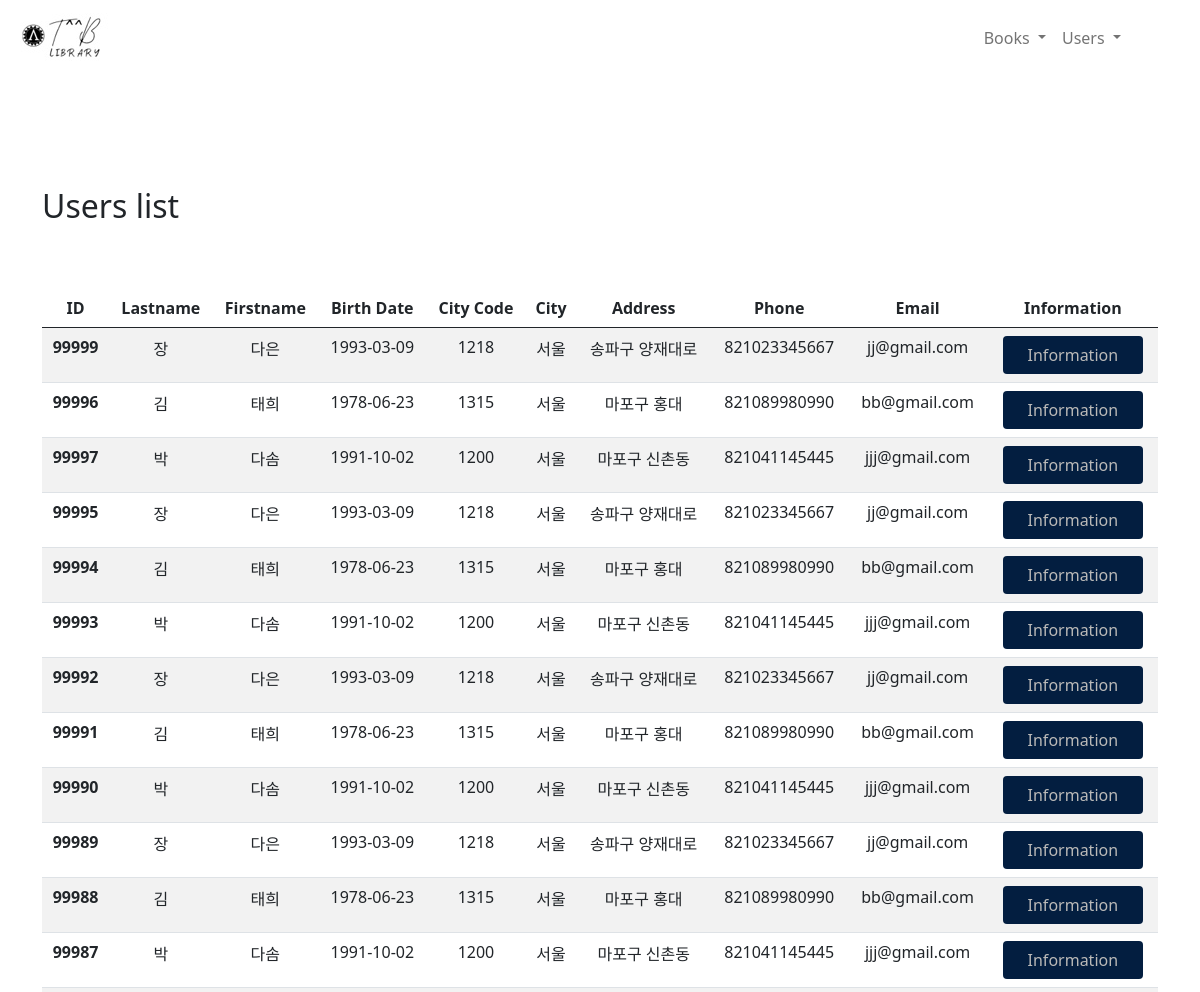
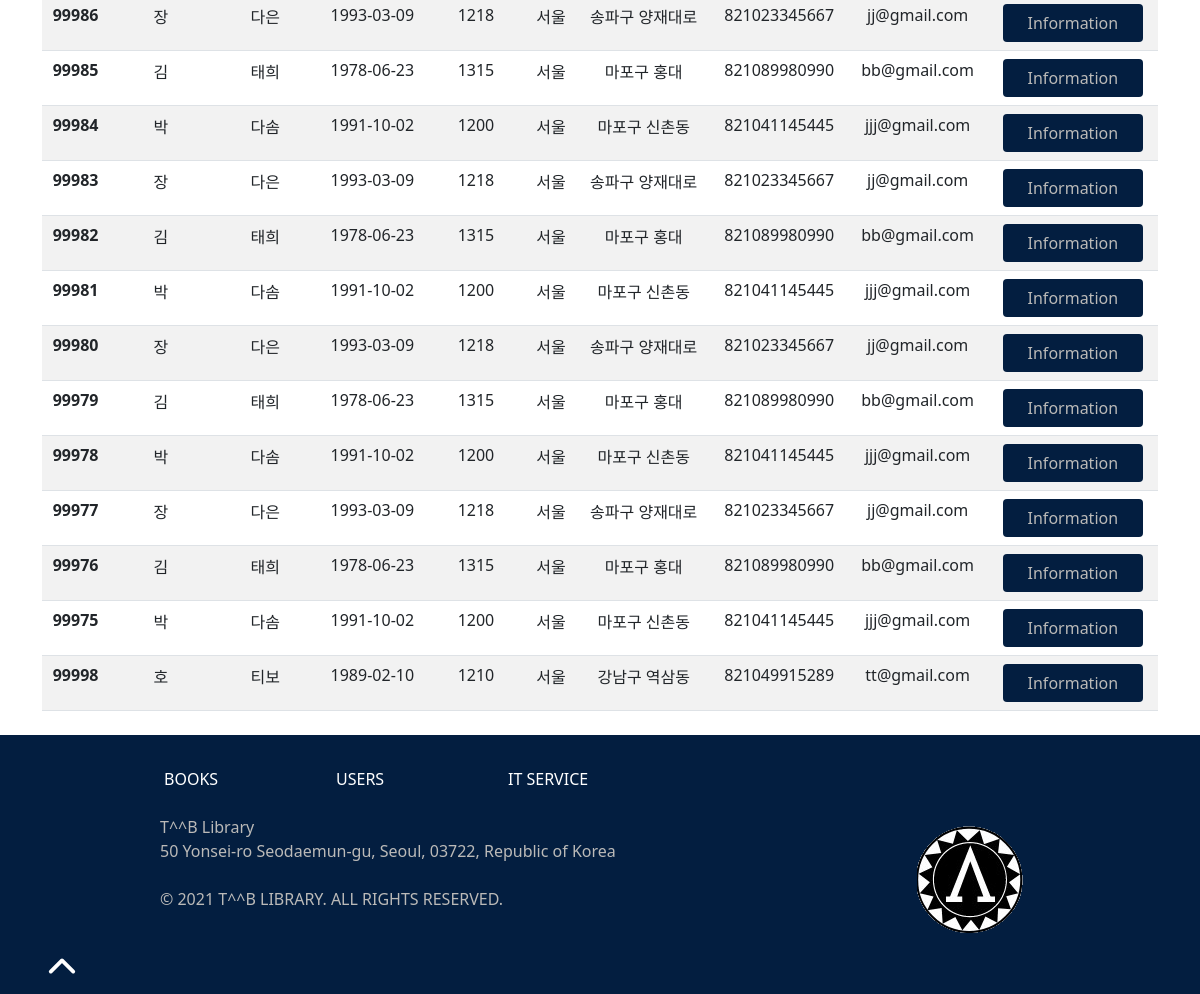
The page /users.php on the database its author committed (2 pictures, top to bottom).
### tables this page shows
CREATE TABLE User(
    id INT UNSIGNED NOT NULL AUTO_INCREMENT,
    lastname VARCHAR(20) NOT NULL,
    firstname VARCHAR(20) NOT NULL,
    birth_date DATE NOT NULL,
    city_code CHAR(5) NOT NULL,
    city VARCHAR(50) NOT NULL,
    adress VARCHAR(100) NOT NULL,
    phone VARCHAR(15) NOT NULL,
    email VARCHAR(50) NOT NULL,
    registration TIMESTAMP NOT NULL,
    library_number INT(5) NOT NULL,
    PRIMARY KEY (id)
);

### users.php (called while the page is built)
<?php
require_once "model/userManager.php";
require "model/entity/user.php";
$allUsers = new UserManager();
$users = $allUsers->getUsers();
require "view/usersView.php";
?>

### model/dataBase.php (called while the page is built)
<?php
abstract class DataBase
{
    static public function getDB() {
        try{
        $db = new PDO('mysql:host=localhost:8889;dbname=library_php', "root", "root");
        return $db;
      }catch (Exception $e) {
        echo "Error while connecting to the database: " . $e->getMessage() . "<br/>";
        exit($e->getMessage());
        }
    }
}
?>

### model/userManager.php (called while the page is built, shortened)
<?php
require_once "dataBase.php";
class userManager extends DataBase {
  private PDO $db;
  public function getUsers() {
    $query = $this->db->prepare(
      "SELECT *
      FROM User"
      );
    $query->execute();
    $users = $query -> fetchAll(PDO::FETCH_ASSOC);
      foreach ($users as $key => $user) {
        $users[$key] = new User($user);
      }
      return $users;
    }
  public function __construct() {
    $this->db = DataBase::getDB();
}
}

### model/entity/user.php (called while the page is built, shortened)
<?php
class User {
    protected string $lastname;
    protected string $firstname;
    protected string $birth_date;
    protected int $city_code;
    protected string $city;
    protected string $adress;
    protected int $phone;
    protected string $email;
    protected int $library_number;
    public function __construct(?array $data=null) {
        if($data) {
            foreach($data as $key => $value) {
                $setter = "set" . ucfirst($key);
            }
        }
    }
    public function setLastName(string $lastname){
        $this->lastname =$lastname;
    }
    public function getLastName(){
        return $this->lastname;
    }
    public function setFirstName(string $firstname){
        $this->firstname =$firstname;
    }
    public function getFirstName(){
        return $this->firstname;
    }
    public function setBirth_Date(string $birth_date){
        $this->birth_date =$birth_date;
    }
    public function getBirth_Date(){
        return $this->birth_date;
    }
    public function setCity_Code(int $city_code){
        $this->city_code =$city_code;
    }
    public function getCity_Code(){
        return $this->city_code;
    }
    public function setCity(string $city){
        $this->city =$city;
    }
    public function getCity(){
        return $this->city;
    }
    public function setAdress(string $adress){
        $this->adress =$adress;
    }
    public function getAdress(){
        return $this->adress;
    }
    public function setPhone(int $phone){
        $this->phone =$phone;
    }
    public function getPhone(){
        return $this->phone;
    }
    public function setEmail(string $email){
        $this->email =$email;
    }
    public function getEmail(){
        return $this->email;
    }
    public function setLibrary_Number(int $library_number){
        $this->library_number =$library_number;
    }
    public function getLibrary_Number(){
        return $this->library_number;
    }
}

### view/usersView.php (the view)
<?php
include "view/template/nav.php";
include "view/template/header.php";
?>
<div class="mainpage">
<h2>Users list</h2>
<div class="mx-auto">
        <table class="table table-striped text-center">
          <thead>
            <tr>
                <th scope="col">ID</th>
                <th scope="col">Lastname</th>
                <th scope="col">Firstname</th>
                <th scope="col">Birth Date</th>
                <th scope="col">City Code</th>
                <th scope="col">City</th>
                <th scope="col">Address</th>
                <th scope="col">Phone</th>
                <th scope="col">Email</th>
                <th scope="col">Information</th>
            </tr>
          </thead>
          <tbody>
            <?php foreach($users as $user) : ?>
              <tr>
                <th scope="row"><?php echo $user->getLibrary_Number(); ?></th>
                <td><?php echo $user->getLastName(); ?></td>
                <td><?php echo $user->getFirstName(); ?></td>
                <td><?php echo $user->getBirth_Date(); ?></td>
                <td><?php echo $user->getCity_Code(); ?></td>
                <td><?php echo $user->getCity(); ?></td>
                <td><?php echo $user->getAdress(); ?></td>
                <td><?php echo $user->getPhone(); ?></td>
                <td><?php echo $user->getEmail(); ?></td>
                <td><a href="user.php?library_number=<?php echo $user->getLibrary_Number(); ?>" class="btn btn1 px-4">Information</a></td>
              </tr>
            <?php endforeach; ?>
          </tbody>
        </table>
      </div>
            </div>
<?php
    include "view/template/footer.php";
?>

### assets/css/main.css (style rules this page uses)
html { color: #222; font-size: 1em; line-height: 1.4; }
* { margin: 0; padding: 0; }
.mainpage { margin-top: 10%; }
.mainpage h2 { margin-bottom: 2em; }
.btn1 { background-color: rgb(3, 30, 64); color: rgb(187, 186, 184) !important; }

### rows shown on the page
user: library_number "99999", lastname "장", firstname "다은", birth_date "1993-03-09", city_code "1218", city "서울", adress "송파구 양재대로", phone "821023345667", email "jj@gmail.com"
user: library_number "99996", lastname "김", firstname "태희", birth_date "1978-06-23", city_code "1315", city "서울", adress "마포구 홍대", phone "821089980990", email "bb@gmail.com"
user: library_number "99997", lastname "박", firstname "다솜", birth_date "1991-10-02", city_code "1200", city "서울", adress "마포구 신촌동", phone "821041145445", email "jjj@gmail.com"
user: library_number "99995", lastname "장", firstname "다은", birth_date "1993-03-09", city_code "1218", city "서울", adress "송파구 양재대로", phone "821023345667", email "jj@gmail.com"
user: library_number "99994", lastname "김", firstname "태희", birth_date "1978-06-23", city_code "1315", city "서울", adress "마포구 홍대", phone "821089980990", email "bb@gmail.com"
user: library_number "99993", lastname "박", firstname "다솜", birth_date "1991-10-02", city_code "1200", city "서울", adress "마포구 신촌동", phone "821041145445", email "jjj@gmail.com"
user: library_number "99992", lastname "장", firstname "다은", birth_date "1993-03-09", city_code "1218", city "서울", adress "송파구 양재대로", phone "821023345667", email "jj@gmail.com"
user: library_number "99991", lastname "김", firstname "태희", birth_date "1978-06-23", city_code "1315", city "서울", adress "마포구 홍대", phone "821089980990", email "bb@gmail.com"
user: library_number "99990", lastname "박", firstname "다솜", birth_date "1991-10-02", city_code "1200", city "서울", adress "마포구 신촌동", phone "821041145445", email "jjj@gmail.com"
user: library_number "99989", lastname "장", firstname "다은", birth_date "1993-03-09", city_code "1218", city "서울", adress "송파구 양재대로", phone "821023345667", email "jj@gmail.com"
user: library_number "99988", lastname "김", firstname "태희", birth_date "1978-06-23", city_code "1315", city "서울", adress "마포구 홍대", phone "821089980990", email "bb@gmail.com"
user: library_number "99987", lastname "박", firstname "다솜", birth_date "1991-10-02", city_code "1200", city "서울", adress "마포구 신촌동", phone "821041145445", email "jjj@gmail.com"
user: library_number "99986", lastname "장", firstname "다은", birth_date "1993-03-09", city_code "1218", city "서울", adress "송파구 양재대로", phone "821023345667", email "jj@gmail.com"
user: library_number "99985", lastname "김", firstname "태희", birth_date "1978-06-23", city_code "1315", city "서울", adress "마포구 홍대", phone "821089980990", email "bb@gmail.com"
user: library_number "99984", lastname "박", firstname "다솜", birth_date "1991-10-02", city_code "1200", city "서울", adress "마포구 신촌동", phone "821041145445", email "jjj@gmail.com"
user: library_number "99983", lastname "장", firstname "다은", birth_date "1993-03-09", city_code "1218", city "서울", adress "송파구 양재대로", phone "821023345667", email "jj@gmail.com"
user: library_number "99982", lastname "김", firstname "태희", birth_date "1978-06-23", city_code "1315", city "서울", adress "마포구 홍대", phone "821089980990", email "bb@gmail.com"
user: library_number "99981", lastname "박", firstname "다솜", birth_date "1991-10-02", city_code "1200", city "서울", adress "마포구 신촌동", phone "821041145445", email "jjj@gmail.com"
user: library_number "99980", lastname "장", firstname "다은", birth_date "1993-03-09", city_code "1218", city "서울", adress "송파구 양재대로", phone "821023345667", email "jj@gmail.com"
user: library_number "99979", lastname "김", firstname "태희", birth_date "1978-06-23", city_code "1315", city "서울", adress "마포구 홍대", phone "821089980990", email "bb@gmail.com"
user: library_number "99978", lastname "박", firstname "다솜", birth_date "1991-10-02", city_code "1200", city "서울", adress "마포구 신촌동", phone "821041145445", email "jjj@gmail.com"
user: library_number "99977", lastname "장", firstname "다은", birth_date "1993-03-09", city_code "1218", city "서울", adress "송파구 양재대로", phone "821023345667", email "jj@gmail.com"
user: library_number "99976", lastname "김", firstname "태희", birth_date "1978-06-23", city_code "1315", city "서울", adress "마포구 홍대", phone "821089980990", email "bb@gmail.com"
user: library_number "99975", lastname "박", firstname "다솜", birth_date "1991-10-02", city_code "1200", city "서울", adress "마포구 신촌동", phone "821041145445", email "jjj@gmail.com"
user: library_number "99998", lastname "호", firstname "티보", birth_date "1989-02-10", city_code "1210", city "서울", adress "강남구 역삼동", phone "821049915289", email "tt@gmail.com"
